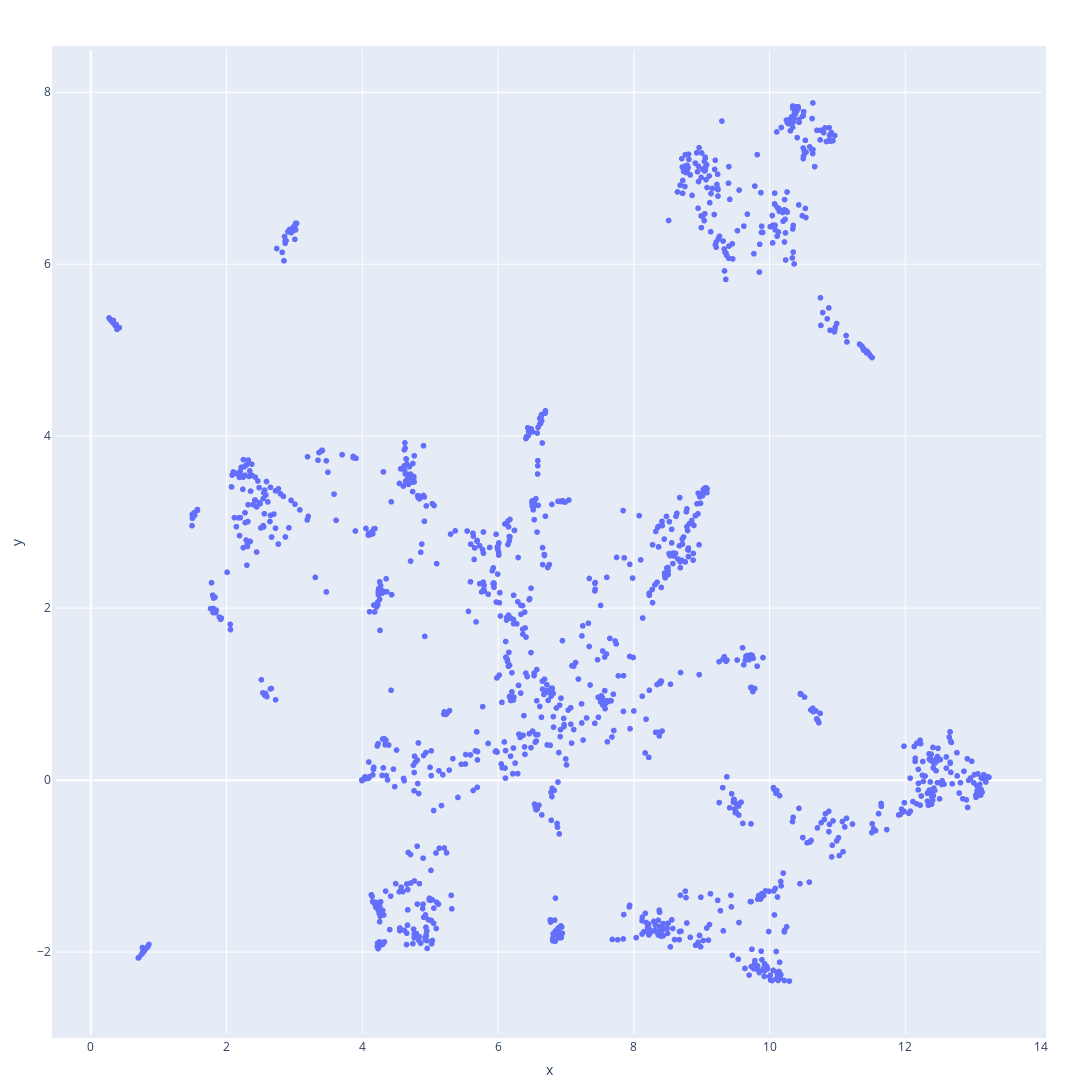

The code cell stored with this chart in its notebook:
### Code cell
# Convert reduced embeddings into a DataFrame for easier plotting
df_embeddings_umap = pd.DataFrame(embeddings_umap, columns=['x', 'y'])

# Create an interactive scatter plot using Plotly
fig = px.scatter(df_embeddings_umap, x='x', y='y')

# Update the hovertemplate to only show 'text'
fig.update_traces(hovertemplate='%{hovertext}', hovertext=data)

# set size of the plot
fig.update_layout(
    autosize=False,
    width=1400,
    height=1400,
    margin=dict(
        l=50,
        r=50,
        b=50,
        t=50,
        pad=4
    ),
)

# Display the plot
fig.show()

### Figure 1 — Plotly figure (JSON) as saved in the notebook; plotly's stock layout.template omitted (floating-point values rounded to 4 significant figures; data arrays with more than 128 entries replaced by an {"elided": "..."} marker saying what was removed)
{"data": [{"hovertemplate": "%{hovertext}", "hovertext": {"elided": "1396 str values"}, "legendgroup": "", "marker": {"color": "#636efa", "symbol": "circle"}, "mode": "markers", "name": "", "showlegend": false, "type": "scattergl", "x": {"elided": "1396 float values"}, "xaxis": "x", "y": {"elided": "1396 float values"}, "yaxis": "y"}], "layout": {"autosize": false, "height": 1400, "legend": {"tracegroupgap": 0}, "margin": {"b": 50, "l": 50, "pad": 4, "r": 50, "t": 50}, "width": 1400, "xaxis": {"anchor": "y", "domain": [0, 1], "title": {"text": "x"}}, "yaxis": {"anchor": "x", "domain": [0, 1], "title": {"text": "y"}}}}
